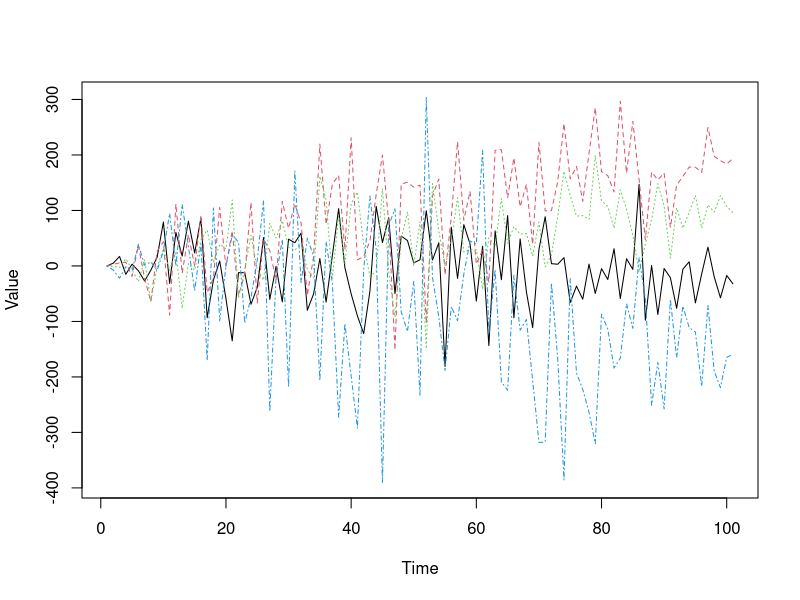

This figure's R source:
# set.seed(1)
"
Goal: Write a multi-dimensional Brownian Bridge Construction.
"




bmDraw = function(s, drift, diffusion){
  x = rnorm(1, 0, sqrt(s))
  return (x)
}

bbInt = function(drift, diffusion, s_i, s_j, x_i, x_j, s){
  x = rnorm(
    1,
    (x_i + ( (s - s_i) / (s_j - s_i) ) * (x_j - x_i)),
    sqrt(((s_j - s) * (s - s_i)) / (s_j - s_i))
  )
  return (x)
}


"
Step 1:

User-defined variables.

We first define n, which is used to determine the maximum number of time
indices that we will generate for each process.

Next, we define the dimension of the problem, d.

Lastly, we will define num_indices, which will be useful later.
"
n = 100
d = 5
num_indices = 5


"
Here we determine the problem dimension.

While the user specifies d dimensions, I allow for the case where certain
B.M.s are exactly correlated and thus the full covariance matrix might not
be of full rank. So B becomes a d x k matrix.
"
k = sample.int(d, 1)
problem_dim = min(d, k)

"
I have some code here outside of functions to define the mean and covariance
matrices that we will need.

Something to keep in mind is that there is a global covariance matrix between
the different Brownian Motions and each Brownian Motion has a local covariance
matrix. I'm still wrapping my head around this.
"
mu = matrix(runif(problem_dim, -1, 1), ncol= 1)

"
This generates a d-dimensional integer-valued random matrix
that is SYMMETRIC POSITIVE-DEFINITE!!! Remember, this needs to be
such a matrix because we need a covariance matrix.
"
B_T = matrix(round(rnorm(n=d*k, 0, 10), 0), nrow=problem_dim, ncol=k)
B = t(B_T)
Sigma = B %*% t(B) + diag(problem_dim)*1e-6

# This is how to check that the matrix is symm pos-def.
sum(eigen(Sigma)$values > 0) == problem_dim


"
Now, we begin the steps to simulate the Brownian Bridge.

"
# Define a matrix that collects the multiple BMs.
X = matrix(
  data = NA,
  nrow=problem_dim,
  ncol=n+1, dimnames = list(c(1:problem_dim), c(1:(n+1)))
)

X[ , 1] = rep(0, problem_dim)






for (ind_bm in 1:(dim(X)[1])){
  drift = 0
  diffusion = 1
  
  s_i = 0
  s_j = n
  
  W = rep(NA, s_j - s_i + 1)
  W[s_i +1] = bmDraw(s_i, drift, diffusion)
  x_i = W[s_i +1]
  W[s_j +1] = bmDraw(s_j, drift, diffusion)
  x_j = W[s_j +1]
  
  for (s in (s_i +1) : (s_j -1)) {
    W[s +1] = bbInt(
      drift, diffusion,
      s_i, s_j, W[s_i +1], W[s_j +1], s
    )
  }
  
  X[ind_bm, ] = W
}

t = 0:n

# Transform the BM vector W to include drift and diffusion
X = X + mu %*% c(t) + B %*% X

matplot(t(X), type = "l", xlab = "Time", ylab = "Value")
